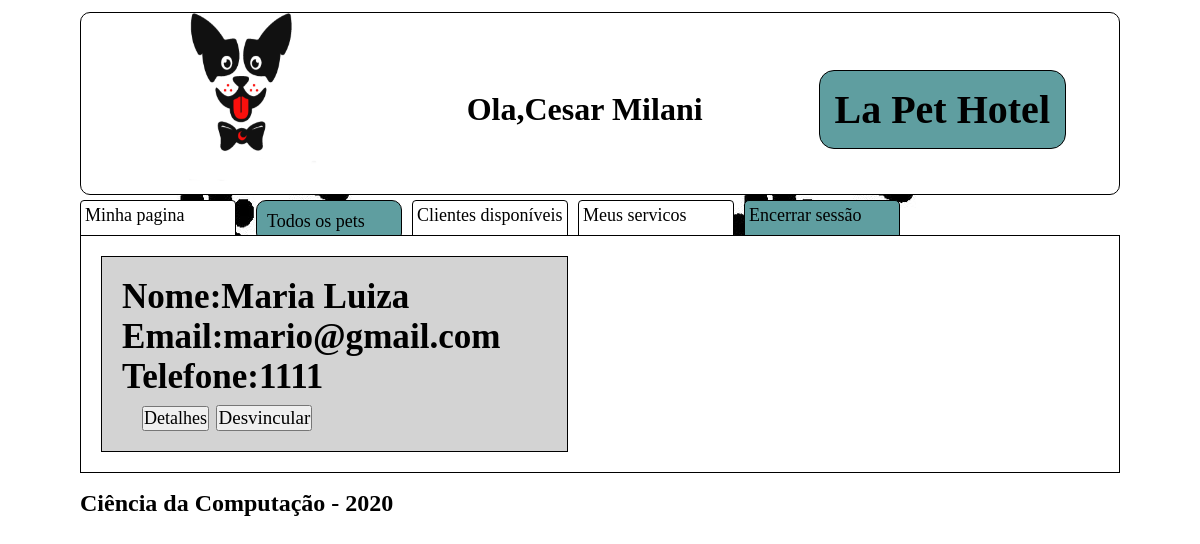
/monitor/ (signed in), run on an earlier commit of the app's database.
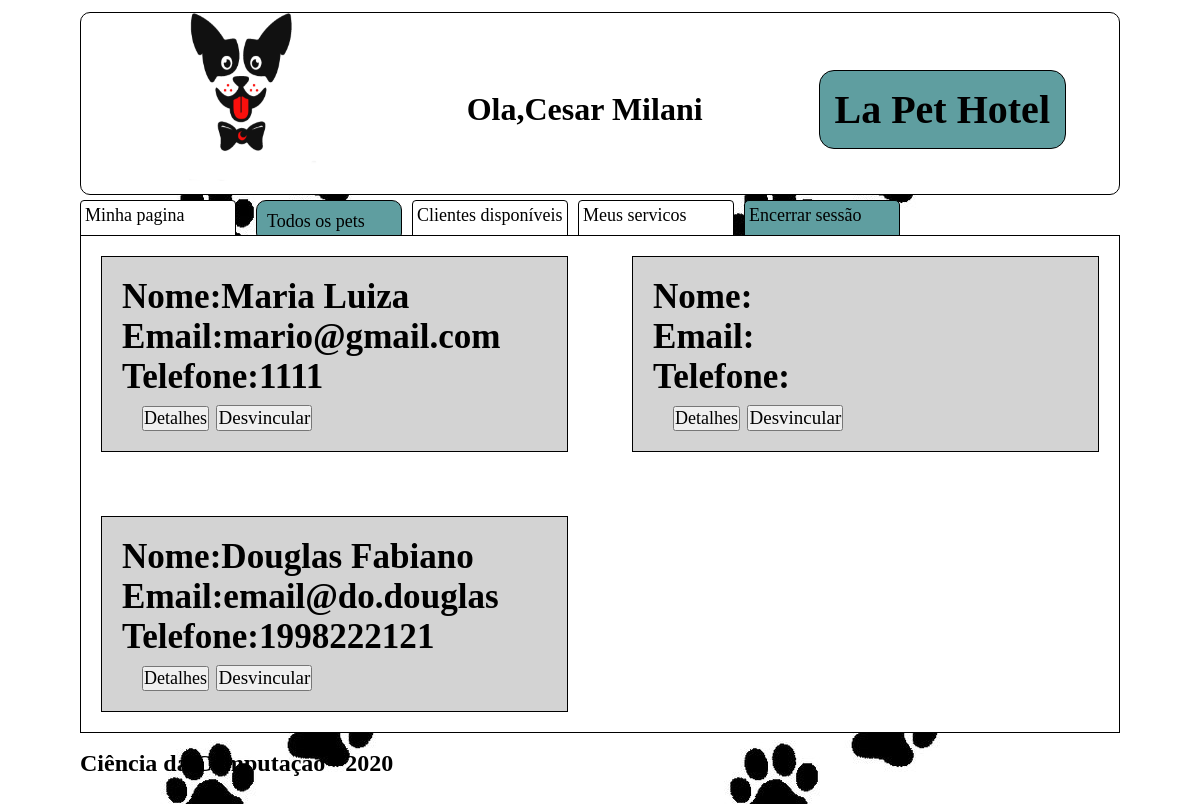
And on a later commit of the database.
### cliente/models.py (models this page shows, shortened)
class Pessoa(models.Model):
    _CPF = models.CharField(max_length=16, blank=False,null=False, default=0)
    _nome = models.CharField("Nome",max_length=100,blank=False,null=False)
    _email = models.EmailField("E-Mail",max_length=200,blank=True, null=False, unique=True)
    _tel = models.CharField("Telefone",max_length=20,blank=True,null=True)
    user = models.OneToOneField(User, verbose_name="Usuario",on_delete=models.CASCADE, null=True)
    class Meta:
        abstract = True
    @property
    def nome(self):
        return self._nome
    @property
    def CPF(self):
        return self._CPF
    @property
    def email(self):
        return self._email
    @property
    def tel(self):
        return self._tel

class Cliente(Pessoa):
    monitor_escolhido = models.ForeignKey(Monitor, verbose_name="Monitor responsável", on_delete=models.CASCADE, null=True,blank=True)
    class Meta:
        verbose_name = 'cliente'
        verbose_name_plural = 'clientes'

### cliente/views.py (the view)
# urls.py: path('monitor/', views.monitor),
@login_required(login_url='/login/')
def monitor(request):#Metodo para renderizar o login do tipo monitor mostrando a lista dos clientes atrelados ao monitor
    monitor = Monitor.objects.get(user = request.user)
    cliente = Cliente.objects.filter(monitor_escolhido = monitor)
    pet = Pet.objects.filter(dono = cliente)
    return render(request, 'monitor.html',{'cliente':cliente,'monitor':monitor,'pet':pet})

### cliente/templates/monitor.html
{%load static%}<!DOCTYPE html><html lang="en"><head><meta charset="UTF-8"><meta name="viewport" content="width=device-width,initial-scale=1"><link rel="stylesheet" type="text/css" href="{% static 'assets/css/monitor.css' %}"><title>Ola,{{monitor.nome}}</title></head><body><div class="header"><img class="logo" src="{% static 'assets/imgs/logo.png' %}" alt="My image"><h1 class="user">Ola,{{monitor.nome}}</h1><h1 class="title">La Pet Hotel</h1></div><div class="nav"><ul class="nav-1"><li class="cadastro"><a href="/todos-pets/">Todos os pets</a></li><li class="minha-pagina"><a href="/monitor/{{monitor.id}}">Minha pagina</a></li><li class="novo-cliente"><a href="/rel_cliente">Clientes disponíveis</a></li><li class="meus-servicos"><a href="/monitor/servicos/{{monitor.id}}">Meus servicos</a></li><li class="logout"><a href="/logout/">Encerrar sessão</a></li></ul></div><div class="conteudo">{%if cliente%} {%for clientes in cliente%}<div class="pet"><h3>Nome:{{clientes.nome}}</h3><h3>Email:{{clientes.email}}</h3><h3>Telefone:{{clientes.tel}}</h3><div class="botoes"><button class=""><a href="/meu-cliente/{{clientes.id}}">Detalhes</a></button> <button id="myBtn">Desvincular</button><div id="myModal" class="modal"><div class="modal-content"><span class="close">&times;</span><p class="change">Tem certeza que deseja desvincular este cliente?</p><a class="redirect" href="/monitor/leave_cliente/{{clientes.id}}"><button class="delete">Deletar</button></a></div></div></div></div>{%endfor%} {%else%}<h1>Você não possui nenhum cliente</h1>{%endif%}</div><div class="footer"><footer><h2>Ciência da Computação - 2020</h2></footer></div><script src="{%static 'assets/js/monitor.js'%}"></script></body></html>

What changed in the data, as far as the page shows it:
added Cliente: nome "Douglas Fabiano", email "email@do.douglas", tel "1998222121"
